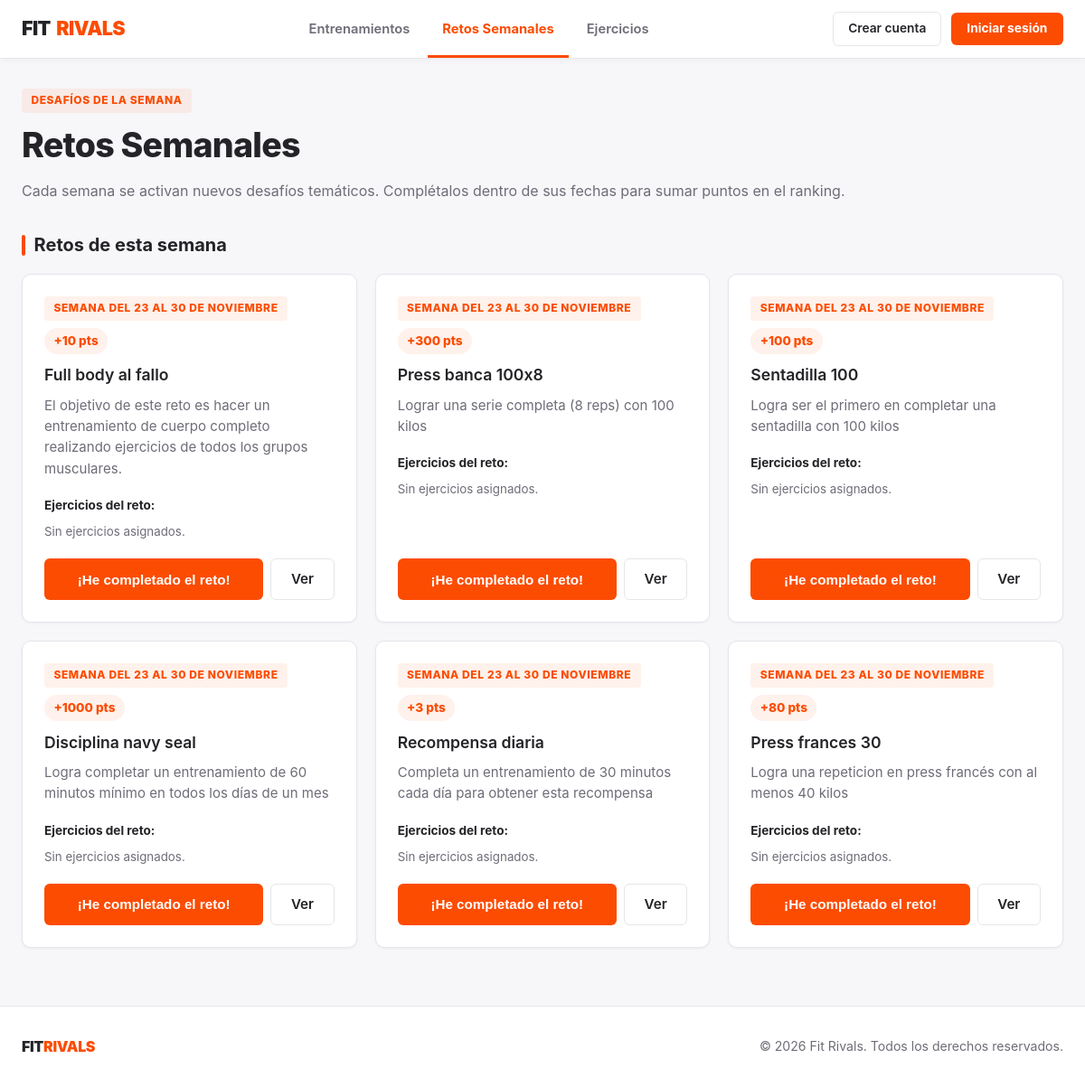
The app's page /retos/ with its own data.
### FitrivalsApp/models.py (models this page shows, shortened)
class Reto(models.Model):
    nombre = models.CharField(max_length=100)
    descripcion = models.TextField(blank=True, null=True)
    puntos_recompensa = models.IntegerField(default=100)
    fecha_inicio = models.DateField(default=datetime.date(2026, 11, 23))
    fecha_fin = models.DateField(default=datetime.date(2026, 11, 30))
    ejercicios = models.ManyToManyField(Ejercicio, related_name='retos', blank=True)
    completado_por = models.ManyToManyField(Usuario, related_name='retos_completados', blank=True)

### FitrivalsApp/views.py (the view)
# urls.py: path('retos/', views.RetoListView.as_view(), name='lista_retos'),
class RetoListView(ListView):
    model = Reto
    template_name = 'retos/lista.html'
    context_object_name = 'retos'
    def get_context_data(self, **kwargs):
        context = super().get_context_data(**kwargs)
        hoy = timezone.localdate()
        context['retos_activos'] = Reto.objects.filter(
            fecha_inicio__lte=hoy,
            fecha_fin__gte=hoy
        ).order_by('fecha_fin')
        context['retos_proximos'] = Reto.objects.filter(
            fecha_inicio__gt=hoy
        ).order_by('fecha_inicio')
        context['retos_pasados'] = Reto.objects.filter(
            fecha_fin__lt=hoy
        ).order_by('-fecha_fin')
        usuario_id = self.request.session.get('usuario_id')
        if usuario_id:
            context['retos_completados_ids'] = list(
                Reto.objects.filter(completado_por__id=usuario_id).values_list('id', flat=True)
            )
        else:
            context['retos_completados_ids'] = []
        return context

### FitrivalsApp/templates/retos/lista.html (shortened to what this page needs)
{% extends 'base.html' %}
{% block content %}
<span class="badge-orange">DESAFÍOS DE LA SEMANA</span>
<h1>Retos Semanales</h1>
<p style="color: var(--text-muted); margin-bottom: 1.5rem;">
    Cada semana se activan nuevos desafíos temáticos. Complétalos dentro de sus fechas para sumar puntos en el ranking.
</p>
<h2>Retos de esta semana</h2>
<div class="dashboard-grid">
    {% for reto in retos_activos %}
    <article class="info-card">
        <div>
            <div style="display: flex; flex-wrap: wrap; justify-content: space-between; align-items: center; gap: 0.5rem; margin-bottom: 0.6rem;">
                <span class="badge-orange" style="margin-bottom: 0;">
                    Semana del {{ reto.fecha_inicio|date:"j" }} al {{ reto.fecha_fin|date:"j \d\e F" }}
                </span>
                <span class="points-badge" style="margin-bottom: 0;">+{{ reto.puntos_recompensa }} pts</span>
            </div>
            <h3><a href="{% url 'detalle_reto' reto.pk %}" style="color: var(--text-dark);">{{ reto.nombre }}</a></h3>
            <p>{{ reto.descripcion }}</p>
            <p style="font-size: 0.85rem; color: var(--text-dark); margin-bottom: 0.5rem;">
                <strong>Ejercicios del reto:</strong>
            </p>
            <div style="display: flex; flex-wrap: wrap; gap: 0.4rem; margin-bottom: 1.2rem;">
                {% for ej in reto.ejercicios.all %}
                    <span style="padding: 0.25rem 0.6rem; background: var(--bg-page); border: 1px solid var(--border-light); border-radius: 999px; font-size: 0.82rem;">
                        {{ ej.nombre }} ({{ ej.get_grupo_muscular_display }})
                    </span>
                {% empty %}
                    <small style="color: var(--text-muted);">Sin ejercicios asignados.</small>
                {% endfor %}
            </div>
        </div>
        <div style="display: flex; gap: 0.5rem;">
            {% if reto.id in retos_completados_ids %}
                <button type="button" class="btn-primary-strava" disabled style="flex: 1; background-color: #16a34a;">
                    Completado (+{{ reto.puntos_recompensa }} pts)
                </button>
            {% else %}
                <button type="button"
                        class="btn-primary-strava btn-completar"
                        data-url="{% url 'completar_reto' reto.pk %}"
                        style="flex: 1;">
                    ¡He completado el reto!
                </button>
            {% endif %}
            <a href="{% url 'detalle_reto' reto.pk %}" class="btn-secondary-strava">Ver</a>
        </div>
    </article>
    {% empty %}
    <div class="info-card">
        <p>No hay retos activos para esta semana.</p>
    </div>
    {% endfor %}
</div>
{% endblock %}

### FitrivalsApp/static/css/estilos.css (style rules this page uses)
:root { --strava-orange: #FC4C02; --strava-orange-hover: #E34402; --strava-orange-soft: rgba(252, 76, 2, 0.08); --bg-page: #F7F7FA; --bg-white: #FFFFFF; --text-dark: #242428; --text-muted: #6D6D78; --border-light: #E6E6EB; --radius: 10px; --shadow-sm: 0 1px 3px rgba(0, 0, 0, 0.05); --shadow-md: 0 4px 14px rgba(0, 0, 0, 0.07); }
*, *::before, *::after { box-sizing: border-box; }
html, body { margin: 0; padding: 0; min-height: 100%; background-color: var(--bg-page); color: var(--text-dark); font-family: "Inter", system-ui, -apple-system, "Segoe UI", Roboto, Helvetica, Arial, sans-serif; font-size: 1rem; line-height: 1.55; -webkit-font-smoothing: antialiased; }
h1 { margin: 0 0 0.75rem; font-size: clamp(1.75rem, 4vw, 2.35rem); font-weight: 800; line-height: 1.2; letter-spacing: -0.02em; color: var(--text-dark); }
h2 { display: flex; align-items: center; gap: 0.6rem; margin: 2rem 0 1rem; font-size: 1.25rem; font-weight: 700; color: var(--text-dark); }
h2::before { content: ""; width: 4px; height: 1.15em; border-radius: 2px; background-color: var(--strava-orange); }
h3 { margin: 0 0 0.5rem; font-size: 1.1rem; font-weight: 700; color: var(--text-dark); }
a { color: var(--strava-orange); font-weight: 600; text-decoration: none; transition: color 0.15s ease; }
.btn-primary-strava { display: inline-flex; align-items: center; justify-content: center; gap: 0.45rem; padding: 0.65rem 1.35rem; background-color: var(--strava-orange); color: #FFFFFF; font-size: 0.95rem; font-weight: 700; border: none; border-radius: 6px; cursor: pointer; text-decoration: none; transition: background-color 0.15s ease, transform 0.1s ease; }
.btn-secondary-strava { display: inline-flex; align-items: center; justify-content: center; gap: 0.45rem; padding: 0.65rem 1.35rem; background-color: var(--bg-white); color: var(--text-dark); font-size: 0.95rem; font-weight: 600; border: 1px solid var(--border-light); border-radius: 6px; cursor: pointer; text-decoration: none; transition: border-color 0.15s ease, background-color 0.15s ease; }
.badge-orange { display: inline-block; padding: 0.25rem 0.65rem; margin-bottom: 0.85rem; background-color: var(--strava-orange-soft); color: var(--strava-orange); font-size: 0.75rem; font-weight: 800; letter-spacing: 0.05em; border-radius: 4px; text-transform: uppercase; }
.dashboard-grid { display: grid; grid-template-columns: repeat(auto-fit, minmax(290px, 1fr)); gap: 1.25rem; }
.info-card { display: flex; flex-direction: column; justify-content: space-between; background-color: var(--bg-white); border: 1px solid var(--border-light); border-radius: var(--radius); padding: 1.5rem; box-shadow: var(--shadow-sm); transition: box-shadow 0.2s ease, transform 0.15s ease, border-color 0.2s ease; }
.info-card p { margin: 0 0 1.2rem; color: var(--text-muted); font-size: 0.94rem; }
.points-badge { display: inline-block; padding: 0.25rem 0.65rem; background-color: var(--strava-orange-soft); color: var(--strava-orange); font-weight: 800; font-size: 0.85rem; border-radius: 999px; }
.info-card .points-badge { margin-bottom: 0.75rem; }

### FitrivalsApp/static/css/header-footer.css (style rules this page uses)
:root { --strava-orange: #FC4C02; --strava-orange-hover: #E34402; --strava-orange-soft: rgba(252, 76, 2, 0.08); --bg-page: #F7F7FA; --bg-white: #FFFFFF; --text-dark: #242428; --text-muted: #6D6D78; --border-light: #E6E6EB; }

### records on screen
Reto: fecha_inicio "23", fecha_fin "30 DE NOVIEMBRE", puntos_recompensa "10", nombre "Full body al fallo", descripcion "El objetivo de este reto es hacer un entrenamiento de cuerpo completo realizando ejercicios de todos los grupos musculares.", shows "¡He completado el reto!"
Reto: fecha_inicio "23", fecha_fin "30 DE NOVIEMBRE", puntos_recompensa "300", nombre "Press banca 100x8", descripcion "Lograr una serie completa (8 reps) con 100 kilos", shows "¡He completado el reto!"
Reto: fecha_inicio "23", fecha_fin "30 DE NOVIEMBRE", puntos_recompensa "100", nombre "Sentadilla 100", descripcion "Logra ser el primero en completar una sentadilla con 100 kilos", shows "¡He completado el reto!"
Reto: fecha_inicio "23", fecha_fin "30 DE NOVIEMBRE", puntos_recompensa "1000", nombre "Disciplina navy seal", descripcion "Logra completar un entrenamiento de 60 minutos mínimo en todos los días de un mes", shows "¡He completado el reto!"
Reto: fecha_inicio "23", fecha_fin "30 DE NOVIEMBRE", puntos_recompensa "3", nombre "Recompensa diaria", descripcion "Completa un entrenamiento de 30 minutos cada día para obtener esta recompensa", shows "¡He completado el reto!"
Reto: fecha_inicio "23", fecha_fin "30 DE NOVIEMBRE", puntos_recompensa "80", nombre "Press frances 30", descripcion "Logra una repeticion en press francés con al menos 40 kilos", shows "¡He completado el reto!"
